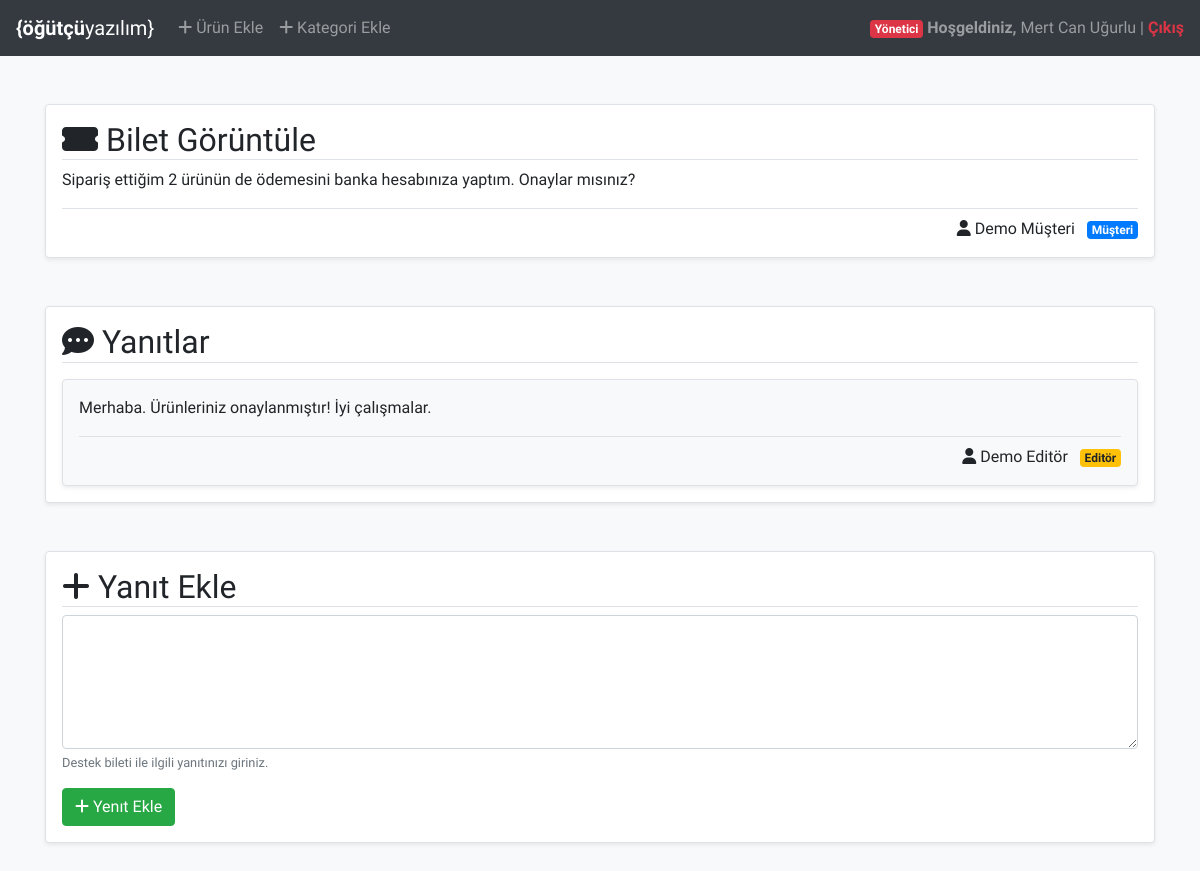
The page /bilet-detay.php?id=1 (signed in) on the database its author committed.
### tables this page shows
CREATE TABLE `kullanicilar` (
  `kullanici_id` int(11) NOT NULL,
  `kullanici_mail` varchar(255) NOT NULL,
  `kullanici_ad` varchar(255) NOT NULL,
  `kullanici_sifre` varchar(500) NOT NULL,
  `kullanici_rol` tinyint(1) NOT NULL
);

CREATE TABLE `biletler` (
  `bilet_id` int(11) NOT NULL,
  `bilet_baslik` varchar(500) NOT NULL,
  `bilet_icerik` mediumtext NOT NULL,
  `bilet_sahip` int(11) NOT NULL
);

CREATE TABLE `yanitlar` (
  `yanit_id` int(11) NOT NULL,
  `yanit_bilet` int(11) NOT NULL,
  `yanit_kullanici` int(11) NOT NULL,
  `yanit_icerik` mediumtext NOT NULL
);

### bilet-detay.php (the view, shortened to what this page needs)
<?php ob_start(); ?><?php require_once('header.php'); ?>
<?php
	$item_id = $_GET["id"];
	$tekil_bilet_sql = "SELECT * FROM biletler WHERE bilet_id='$item_id'";
	$statement = $pdo->prepare($tekil_bilet_sql);
	$statement->execute();
	$tekil_bilet = $statement->fetch(PDO::FETCH_OBJ);
	$bilet_kullanici = "SELECT kullanici_ad, kullanici_rol FROM kullanicilar WHERE kullanici_id='$tekil_bilet->bilet_sahip'";
	$statement = $pdo->prepare($bilet_kullanici);
	$statement->execute();
	$bilet_kullanici = $statement->fetch(PDO::FETCH_OBJ);
?>
	<div class="container mt-5">
		<div class="row">
			<div class="col-12">
				<div class="blok bg-white border rounded shadow-sm p-3">
					<h2 class="border-bottom"><i class="fas fa-ticket-alt"></i> Bilet Görüntüle</h2>
					<p><?= $tekil_bilet->bilet_icerik; ?></p>
					<div class="border-top pt-2 text-right">
						<i class="fas fa-user"></i> <?= $bilet_kullanici->kullanici_ad; ?>
						<?php
							if($bilet_kullanici->kullanici_rol == 0) {
								echo '<span class="badge badge-primary ml-2 align-middle">Müşteri</span>';
							} else if ($bilet_kullanici->kullanici_rol == 1) {
								echo '<span class="badge badge-danger ml-2 align-middle">Yönetici</span>';
							} else {
								echo '<span class="badge badge-warning ml-2 align-middle">Editör</span>';
							}
						?>
					</div>
				</div>
			</div>
		</div>
		<div class="row mt-5">
			<div class="col-12">
				<div class="blok bg-white border rounded shadow-sm p-3">
					<h2 class="border-bottom"><i class="fas fa-comment-dots"></i> Yanıtlar</h2>
					<?php
						$yanitlar_sql = "SELECT * FROM yanitlar WHERE yanit_bilet='$tekil_bilet->bilet_id'";
						$statement = $pdo->prepare($yanitlar_sql);
						$statement->execute();
						$yanitlar = $statement->fetchAll(PDO::FETCH_OBJ);
					?>
					<?php foreach($yanitlar as $yanit): ?>
						<div class="bg-light border rounded shadow-sm mt-3 p-3">
							<p><?= $yanit->yanit_icerik; ?></p>
					<div class="border-top pt-2 text-right">
						<?php
							$yanit_kullanici_sql = "SELECT kullanici_ad, kullanici_rol FROM kullanicilar WHERE kullanici_id='$yanit->yanit_kullanici'";
							$statement = $pdo->prepare($yanit_kullanici_sql);
							$statement->execute();
							$yanit_kullanici = $statement->fetch(PDO::FETCH_OBJ);
						?>
						<i class="fas fa-user"></i> <?= $yanit_kullanici->kullanici_ad; ?>
						<?php
							if($yanit_kullanici->kullanici_rol == 0) {
								echo '<span class="badge badge-primary ml-2 align-middle">Müşteri</span>';
							} else if ($yanit_kullanici->kullanici_rol == 1) {
								echo '<span class="badge badge-danger ml-2 align-middle">Yönetici</span>';
							} else {
								echo '<span class="badge badge-warning ml-2 align-middle">Editör</span>';
							}
						?>
					</div>
						</div>
					<?php endforeach; ?>
				</div>
			</div>
		</div>
		<div class="row my-5">
			<div class="col-12">
				<div class="blok bg-white border rounded shadow-sm p-3">
					<h2 class="border-bottom"><i class="fas fa-plus"></i> Yanıt Ekle</h2>
					<form method="POST">
						<div class="form-group">
							<textarea class="form-control" name="bilet_icerik" rows="5"></textarea>
							<small class="form-text text-muted">Destek bileti ile ilgili yanıtınızı giriniz.</small>
						</div>
						<button type="submit" class="btn btn-success"><i class="fas fa-plus"></i> Yenıt Ekle</button>
					</form>
				</div>
			</div>
		</div>
	</div>
<?php require_once('footer.php'); ?><?php ob_end_flush(); ?>

### header.php (shortened to what this page needs)
<?php
	require_once 'db.php';
	$kullanici = $_SESSION['id'];
	$user_sql = "SELECT * FROM kullanicilar WHERE kullanici_id=:id";
	$statement = $pdo->prepare($user_sql);
	$statement->execute([':id' => $kullanici]);
	$user = $statement->fetch(PDO::FETCH_OBJ);
?>
<!doctype html>
<html lang="tr">
	<head>
		<link rel="stylesheet" href="https://stackpath.bootstrapcdn.com/bootstrap/4.4.1/css/bootstrap.min.css">
		<link rel="stylesheet" href="assets/style.css">
	</head>
	<body class="bg-light">
		<nav class="navbar navbar-expand-lg navbar-dark bg-dark">
			<a class="navbar-brand" href="index.php"><strong>{öğütçü</strong>yazılım}</a>
			<div class="collapse navbar-collapse" id="navbarText">
				<ul class="navbar-nav mr-auto">
					<?php if ($user->kullanici_rol == 1 || $user->kullanici_rol == 2) { ?>
						<li class="nav-item">
							<a class="nav-link" href="urun-ekle.php"><i class="fas fa-plus"></i> Ürün Ekle</a>
						</li>
						<li class="nav-item">
							<a class="nav-link" href="kategori-ekle.php"><i class="fas fa-plus"></i> Kategori Ekle</a>
						</li>
					<?php } ?>
				</ul>
				<span class="navbar-text">
					<?php
						if($user->kullanici_rol == 0) {
							echo '<span class="badge badge-primary ml-2 align-middle">Müşteri</span>';
						} else if ($user->kullanici_rol == 1) {
							echo '<span class="badge badge-danger ml-2 align-middle">Yönetici</span>';
						} else {
							echo '<span class="badge badge-warning ml-2 align-middle">Editör</span>';
						}
					?>
					<strong>Hoşgeldiniz,</strong> <?= $user->kullanici_ad; ?> | <a class="text-danger font-weight-bold" href="cikis.php">Çıkış</a>
				</span>
			</div>
		</nav>

### style.css (style rules this page uses)
body { font-family: 'Rajdhani', sans-serif; }
li { list-style: none; }
ul { margin: 0; padding: 0; }

### rows shown on the page
kullanicilar: kullanici_ad "Mert Can Uğurlu"
biletler: bilet_icerik "Sipariş ettiğim 2 ürünün de ödemesini banka hesabınıza yaptım. Onaylar mısınız?"
kullanicilar: kullanici_ad "Demo Müşteri"
yanitlar: yanit_icerik "Merhaba. Ürünleriniz onaylanmıştır! İyi çalışmalar.", kullanicilar.kullanici_ad "Demo Editör"
